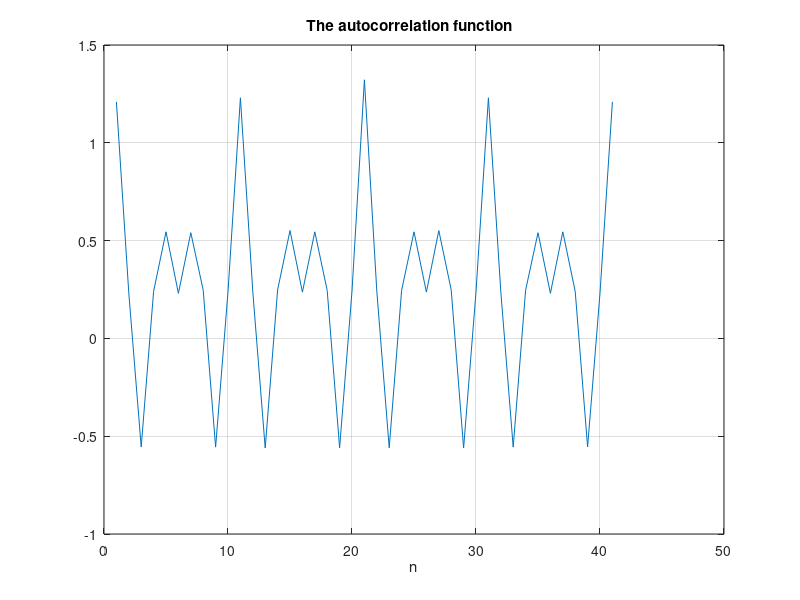
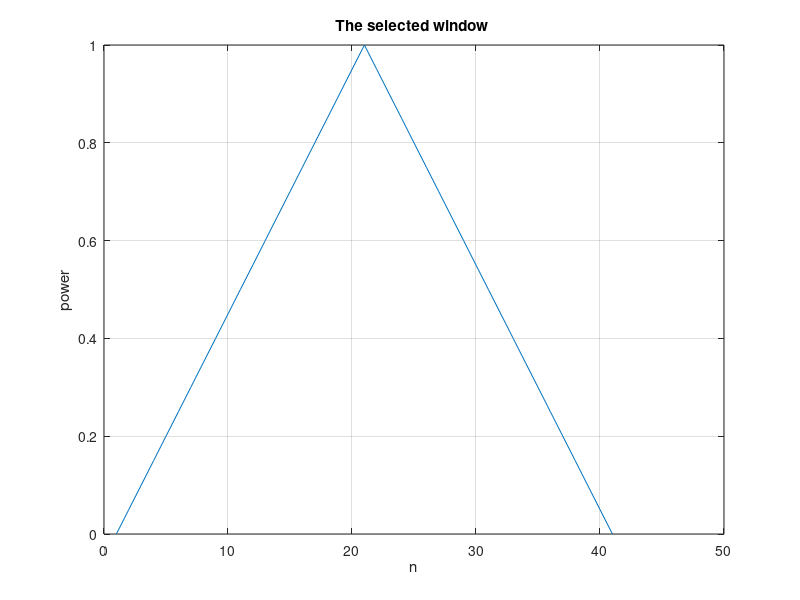
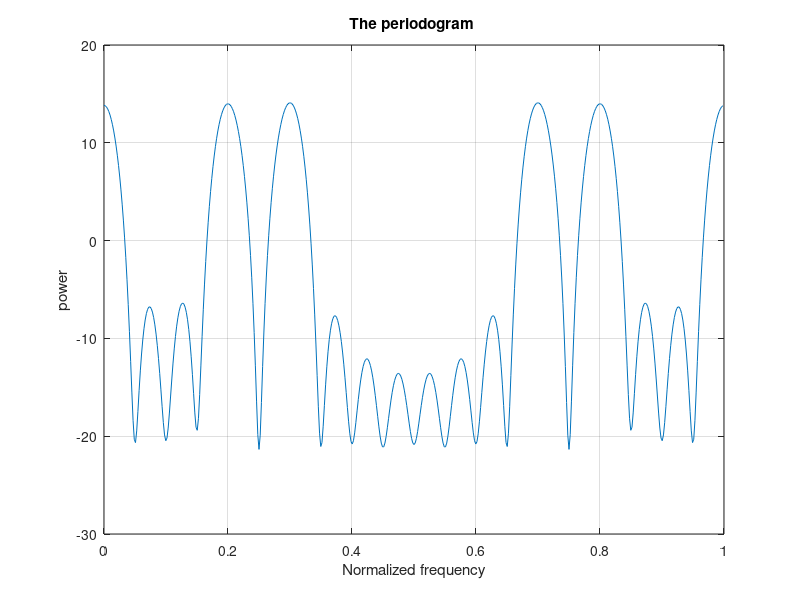

Here is the MATLAB script that generated these plots, in order:
% A script for the calculation of the peridogram of a signal built of two
% sinusoids and a noise 
% Input: vector x, Output: Spectrum estimate Ph

%% 0. A definition block for the different signals we try to detect
close all;
clear all;
size=1000;
phi1=0.2;
phi2=0.35;
fx1=0.2;
fx2=0.3;
N=1*rand(1,size);

%% 1.1 signal generation block (based on the former block)--------------
for k=1:size
    S(k)=cos(2*pi*fx1*k+phi1)+cos(2*pi*fx2*k+phi2);
end
x=N+1*S;
M = 20;
R = 512;

%% 1.2 calculation of autocorelation of the input signal 
rx = xcorr(x,x,M,'biased');

%% 2. Window selection Block
w = window('bartlett',2*M+1)';
% w = window('rectwin',2*M+1)';
% w = window('triang',2*M+1)';
% w = window('hamming',2*M+1)';

%% 3. Periodogram calculation
Ph = 20*log10(abs(fft(rx.*w,R)));

%% 4.-------------Plotting Block-------------
%% 4.1 autocorrelation graph
figure (1);
plot (rx);
title('The autocorrelation function  ') 
xlabel('n')
ylabel('');
grid on 

%% 4.2 The selected window plot 

figure (2);
plot (w);

title('The selected window ') 
xlabel('n')
ylabel('power');
grid on 

%% 4.3 The periodogram 

figure (3);
t=(0:1:R-1);
t=t./R;
plot (t,Ph);


title('The periodogram ') 
xlabel('Normalized frequency')
ylabel('power');
grid on 

grid on






